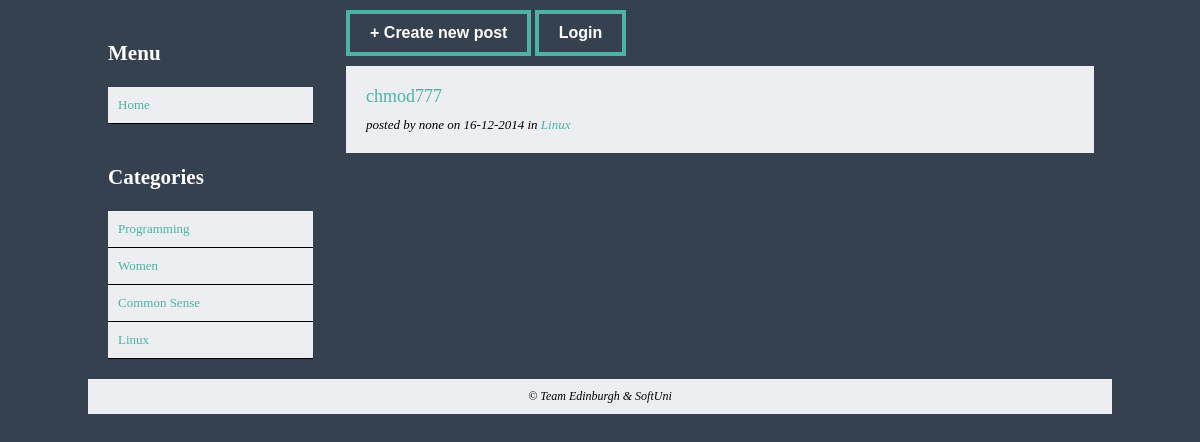
The page /index.php?category=Linux on the database its author committed.
### tables this page shows
CREATE TABLE IF NOT EXISTS `categories` (
  `Type` varchar(50) NOT NULL
);

CREATE TABLE IF NOT EXISTS `posts` (
`post_id` int(11) NOT NULL,
  `heading` varchar(50) NOT NULL,
  `author` varchar(50) NOT NULL,
  `content` text NOT NULL,
  `category` varchar(50) NOT NULL,
  `date` varchar(20) NOT NULL
);

### lib/database.php (called while the page is built, shortened)
<?php
class DB {
    static $conn;
    public function __construct() {
        self::$conn = mysqli_connect( DB_HOST, DB_USER,
            DB_PASS, DB_NAME );
        mysqli_query( self::$conn, "SET NAMES utf8" );
    }
    public function get_results( $sql ) {
        $result = mysqli_query( self::$conn, $sql );
        $return = array();
        while ( $row = mysqli_fetch_object( $result ) ) {
            $return[] = $row;
        }
        return $return;
    }
}

### index.php (the view, shortened to what this page needs)
<?php
require_once './lib/database.php';
?>
<!DOCTYPE html>
<html>
<head>
    <link rel="stylesheet" type="text/css" href="css/styles.css">
</head>
<body>
<div id="main-container">
    <div id="left">
        <section>
            <header><h3>Menu</h3></header>
            <ul>
                <li>
                    <a href="index.php">Home</a>
                </li>
            </ul>
        </section>
        <section>
            <header><h3>Categories</h3></header>
            <ul>
                <li>
                    <?php
                    $db = new DB();
                    $query = $db->get_results('SELECT * FROM categories');
                    if (!$query) {
                        die('Error in database.');
                    } else {
                        foreach ($query as $row) {
                            echo '<a href="index.php?category='.$row->Type.'">'.$row->Type.'</a>';
                        }
                    }
                    ?>
                </li>
            </ul>
        </section>
    </div>
    <div id="right">
        <div id="actions">
            <button onclick="location.href='newPost.php'">+ Create new post</button>
            <?php
            if (empty($_SESSION['loggedIn'])) {
                echo '<button onclick="location.href=\'loginPage.php\'">Login</button>';
            } else {
                echo '<button onclick="location.href=\'logout.php\'">Logout</button>';
            }
            ?>
        </div>
        <?php
        $db = new DB();
        if (!empty($_GET['category'])) {
            $category = htmlspecialchars($_GET['category']);
            $sql = "SELECT * FROM posts WHERE category='".$category."'";
        } else {
            $sql = "SELECT * FROM posts";
        }
        $result = $db->get_results($sql);
        foreach ($result as $post) { ?>
            <article>
                <header><a href="./post.php?post=<?php echo $post->post_id ?>"><?php echo $post->heading ?></a></header>
                <em>posted by <?php echo $post->author ?> on <?php echo $post->date ?> in
                    <a href="<?php echo 'index.php?category=' . $post->category ?>"><?php echo $post->category ?></a></em>
            </article>
        <?php
        }
        ?>
    </div>
    <footer>
        <em>&copy; Team Edinburgh & SoftUni</em>
    </footer>
</div>
</body>
</html>

### css/styles.css (style rules this page uses)
html, body { background-color: #364150; font: 13px Tahoma; color: #fff; margin: 0; padding: 0; }
a { color: #4db3a5; text-decoration: none; }
button { color: #fff; background-color: #364150; font-weight: 600; padding: 10px 20px; font-size: 16px; border: 4px solid #4db3a5; outline: none; cursor: pointer; transition: .5s ease; }
#main-container { width: 1024px; margin: 0 auto; }
#main-container > #left { width: 20%; display: inline-block; margin-right: 20px; padding: 10px; vertical-align: top; }
#main-container > #right { width: 73%; display: inline-block; padding: 10px; vertical-align: top; }
#right > article { background-color: #eceef1; color: #000; padding: 20px; margin-top: 10px; }
#right > article > header { font-size: 18px; font-weight: normal; padding: 0 0 10px 0; }
#left > section { padding: 10px; width: 100%; }
#left > section > header { font-size: 18px; font-weight: normal; }
#left > section > ul { list-style-type: none; margin: 0; padding: 0; }
#left > section > ul > li a { display: block; padding: 10px 10px; background-color: #eceef1; border-bottom: 1px solid #000; transition: .5s ease; }
footer { background-color: #eceef1; text-align: center; color: #000; padding: 10px; font-size: 12px; }

### rows shown on the page
categories: Type "Programming"
categories: Type "Women"
categories: Type "Common Sense"
categories: Type "Linux"
posts: heading "chmod777", author "none", date "16-12-2014", category "Linux"
